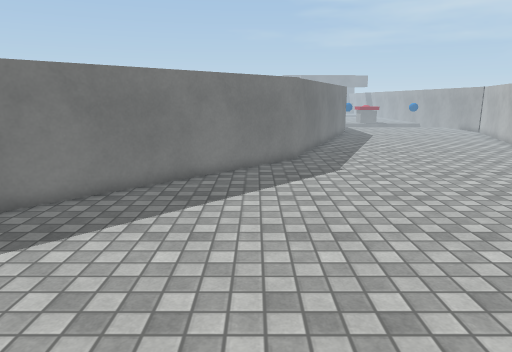
[1] (above)

12 first-person views from a walk through a Unity game level. The camera is 1.5 m above the floor, tilts 12° down and sees 70° across. The floor is counted in squares, 0.5 m on a side. Each view is taken from the middle of a square. On the plan, view 1 faces up. The plan holds only what a view shows up to about 20 squares ahead; the rest is blank. The place goes on beyond the plan. Surface patterns are stand-ins for the level's own textures.

[2]
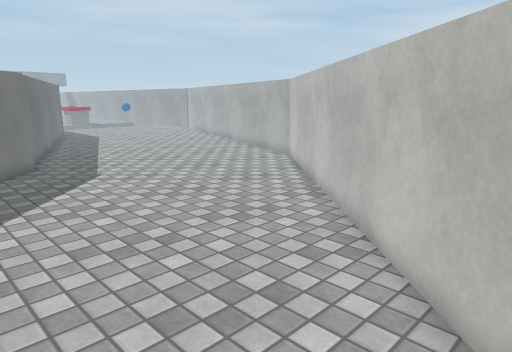

[3]
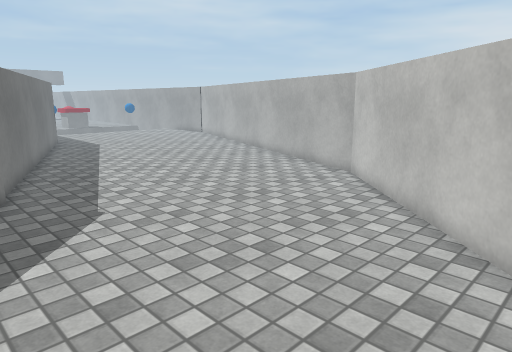

[4]
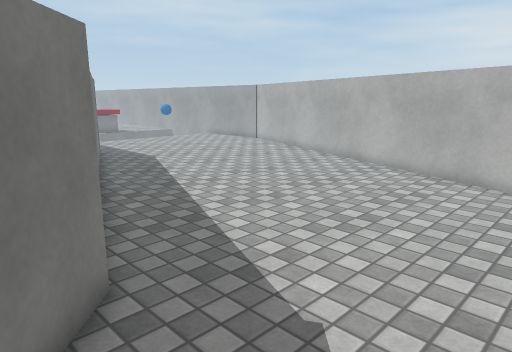

[5]
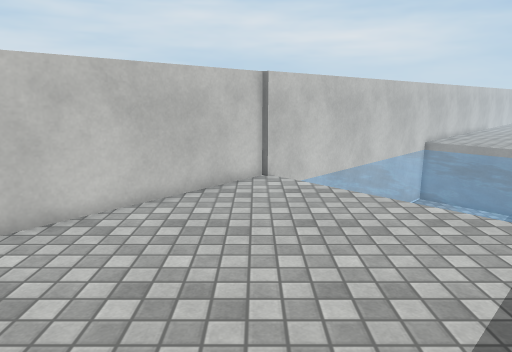

[6]
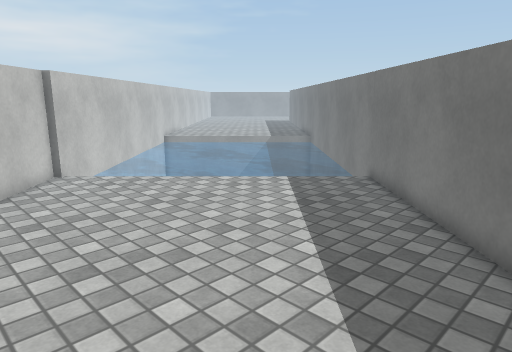

[7]
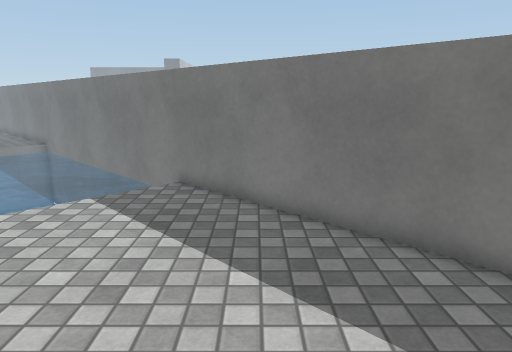

[8]
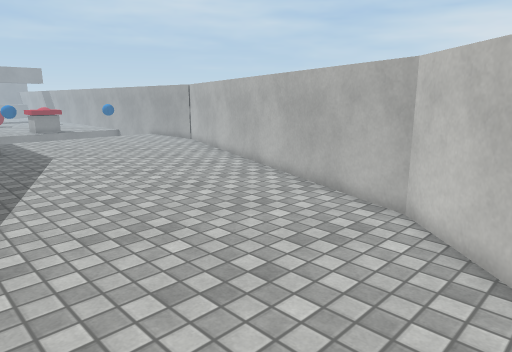

[9]
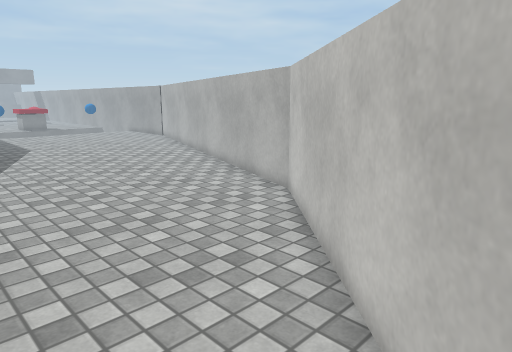

[10]
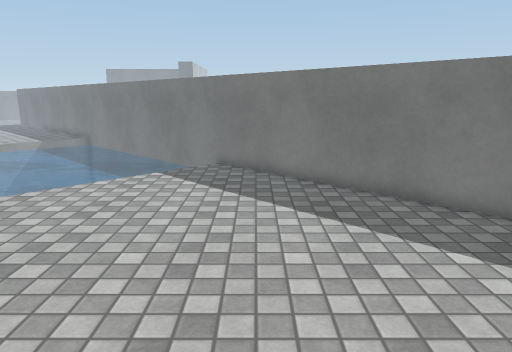

[11]
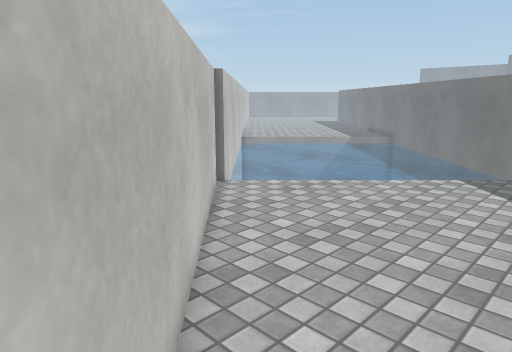

[12]
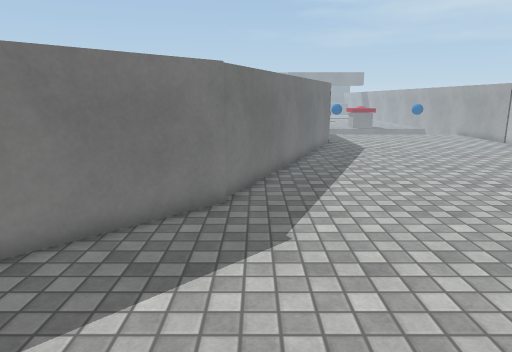

### Floor plan
Key: @ floor where view 1 was taken; # wall or solid block; . floor; ≈ water the walk keeps out of.
Columns run from 11 left of view 1 to 17 right of it. Each row starts with its distance up from view 1.
 24                #............#
 23               ##...........##
 22               #............#
 21               #............#
 20              ##...........##
 19              #............#
 18             ##............#
 17            ##............##
 16           ##.............#
 15          ##..............#
 14         ##..............##
 13        ##..............##
 12       ##...............#
 11      ##...............##
 10     ##...............##
  9    ##...............##
  8   ##...............##
  7 ###...............##
  6 #≈ ≈.............##
  5 ≈≈  ≈...........##
  4 ≈≈≈  ≈.........##
  3 ≈≈≈≈≈ ≈.......##
  2 ≈≈≈≈≈≈ ≈......#
  1 ≈≈≈≈≈≈≈ ≈....##
  0 ≈≈≈≈≈≈≈≈ ≈.@##
 -1 ≈≈≈≈≈≈≈≈≈ ≈##
 -2 ≈≈≈≈≈≈≈≈≈≈##
 -3 ≈≈≈≈≈≈≈≈≈##

Positions as (right, up) in squares from view 1, and headings:
1: (0, 0), facing up
2: (-2, 1), facing up-right
3: (0, 6), facing up-right
4: (0, 13), facing up-right
5: (0, 13), facing down
6: (4, 14), facing down-left
7: (4, 10), facing left
8: (4, 10), facing up-right
9: (4, 6), facing up-right
10: (8, 9), facing left
11: (8, 9), facing down-left
12: (3, 8), facing up
